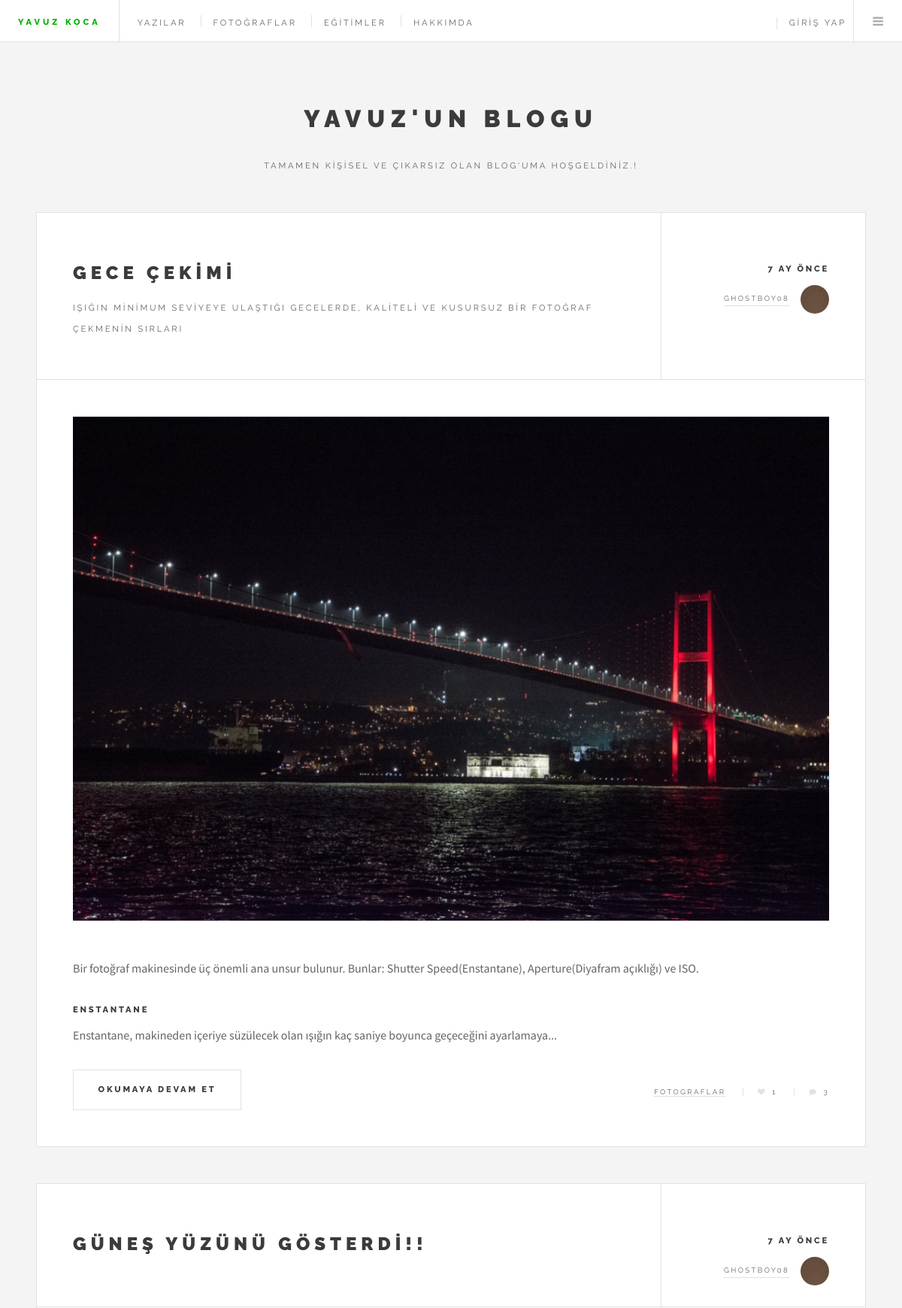
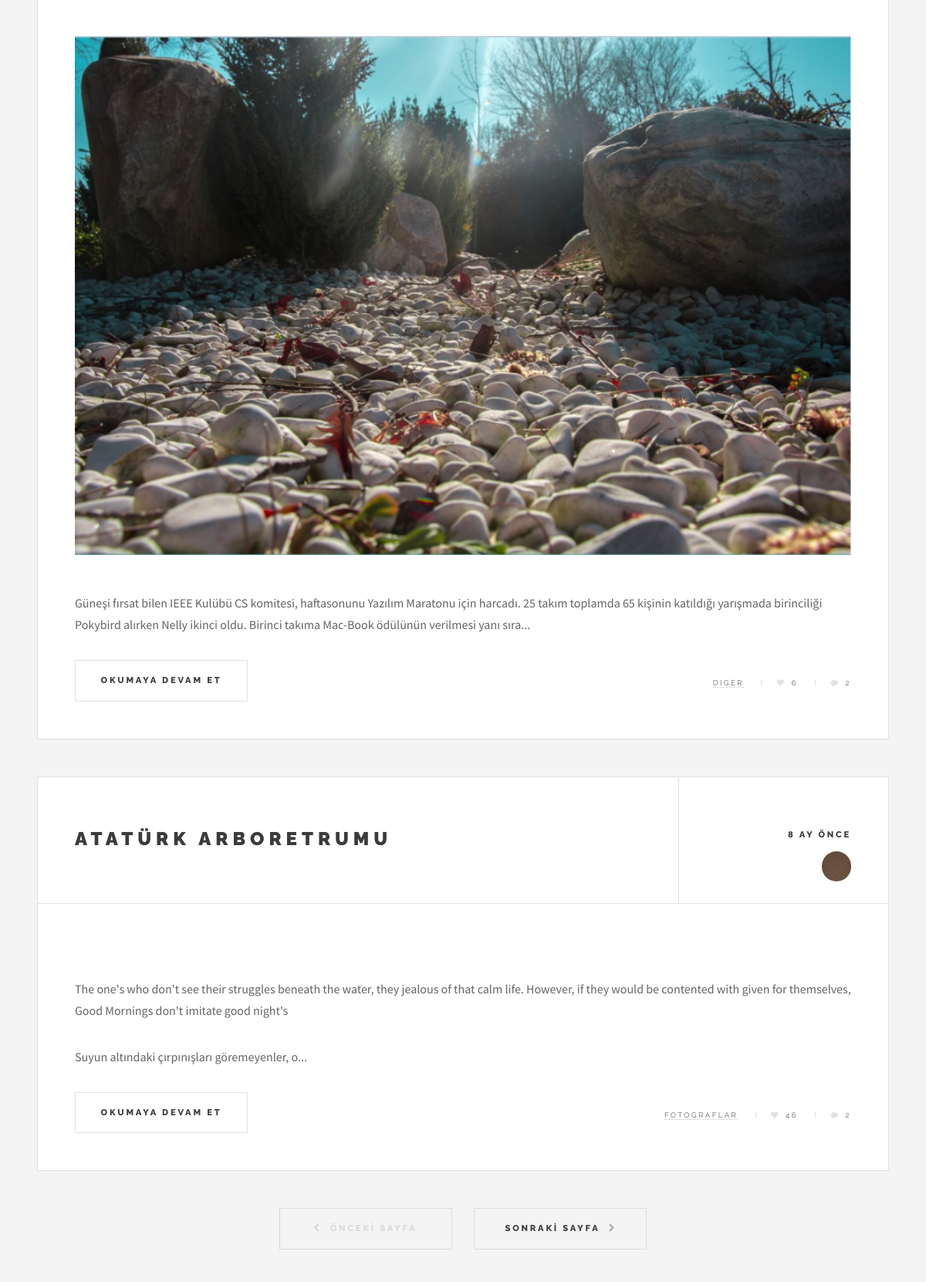
The page / (upper part) on the database its author committed (2 pictures, top to bottom).
### tables this page shows
CREATE TABLE IF NOT EXISTS `yazilar` (
  `id` int(11) NOT NULL AUTO_INCREMENT,
  `baslik` text NOT NULL,
  `alt_baslik` text NOT NULL,
  `icerik` text NOT NULL,
  `yazan` int(11) NOT NULL,
  `tarih` timestamp NOT NULL DEFAULT CURRENT_TIMESTAMP,
  `kategori` int(20) NOT NULL,
  `resim` text,
  PRIMARY KEY (`id`)
);

CREATE TABLE IF NOT EXISTS `kullanicilar` (
  `id` int(11) NOT NULL AUTO_INCREMENT,
  `adi` varchar(45) NOT NULL,
  `sifresi` text NOT NULL,
  `profil_resmi` text NOT NULL,
  `kayit_tarihi` timestamp NOT NULL DEFAULT CURRENT_TIMESTAMP,
  `yetki_id` int(11) NOT NULL,
  PRIMARY KEY (`id`)
);

CREATE TABLE IF NOT EXISTS `kategori` (
  `id` int(11) NOT NULL AUTO_INCREMENT,
  `kategori_adi` text NOT NULL,
  PRIMARY KEY (`id`)
);

CREATE TABLE IF NOT EXISTS `like_table` (
  `id` int(11) NOT NULL AUTO_INCREMENT,
  `yazi_id` int(11) NOT NULL,
  `number` int(11) NOT NULL,
  PRIMARY KEY (`id`)
);

### article.php (the view, shortened to what this page needs)
<article class="post">
	<header>
		<div class="title">
			<h2><a href="oku.php?id=<?php echo $satir['id']; ?>"><?php echo $satir["baslik"]; ?></a></h2>
			<?php if($satir["alt_baslik"]=="0"){}else{?>
			<p><?php echo $satir["alt_baslik"]; ?></p><?php }?>
		</div>
		<div class="meta">
			<time class="published" datetime="2015-11-01"><?php if(function_exists('yorum_ne_zaman')){yorum_ne_zaman();} ?></time>
			<a href="#" class="author"><span class="name"><?php echo $yazar["adi"]; ?></span><img src="images/avatar.jpg" alt="" /></a>
		</div>
	</header><?php if($satir["resim"]!="0"){ ?>
	<a href="oku.php?id=<?php echo $satir['id']; ?>" class="image featured"><img src="images/<?php  echo $satir["resim"];?>" alt="" /></a><?php } ?>
	<p><?php if(strlen($satir['icerik'])>260){echo substr($satir['icerik'],0,strpos($satir['icerik'], ' ', 260));}else{echo $satir['icerik'];} ?>...</p>
	<footer>
		<ul class="actions">
			<li><a href="oku.php?id=<?php echo $satir['id']; ?>" class="button big">Okumaya devam et</a></li>
		</ul>
		<ul class="stats">
			<li><a href="<?php echo $kategori["kategori_adi"]; ?>.php"><?php echo strtoupper($kategori["kategori_adi"]); ?></a></li>
			<li><a href="javascript:;" id="like<?php echo $satir['id']; ?>" class="icon fa-heart" ><?php echo $begeni['number']; ?></a></li>
			<li><a href="oku.php?id=<?php echo $satir['id']; ?>#son" id="sona_git" class="icon fa-comment"><?php echo $comments; ?></a></li>
		</ul>
	</footer>
</article>

### index.php (shortened to what this page needs)
<?php
include_once('header.php');
?>
					<div id="main">
						<?php
							include_once("baglanti.php");
							$yazilari_secme2 = mysqli_query($con, "SELECT * FROM `yazilar` ORDER BY `yazilar`.`tarih` DESC ");
							$yazilarin_sayisi = mysqli_num_rows($yazilari_secme2);
							$how_many = 3;
							$page = (isset($_GET['page'])) ? (int)$_GET['page'] : 1;
							$page = floor($page);
							$from_where = $how_many * ($page - 1);
							$yazilari_secme = mysqli_query($con, "SELECT * FROM `yazilar` ORDER BY `yazilar`.`tarih` DESC LIMIT ".$how_many." OFFSET ".$from_where." ");
							while($satir = mysqli_fetch_assoc($yazilari_secme)){
								if (!function_exists('yorum_ne_zaman')) {
								function yorum_ne_zaman(){
									$yorum_zamani = $GLOBALS['a'];$yil_ay = explode("-",$yorum_zamani);$new = $yil_ay[2];$gun = explode(" ",$new);
									$asd = $gun[1];$saat_dakika_saniye = explode(":",$asd);$now = date('d-m-Y');$now_gun_ay_yil = explode('-',$now);
									date_default_timezone_set('Asia/Baghdad');$saat = date("H:i:s");$now_saat_dakika_saniye = explode(':',$saat);
										$saniye_farki = $now_saat_dakika_saniye[2]-$saat_dakika_saniye[2];
										if($saniye_farki<0){
											$saniye_farki += 60;
											$now_saat_dakika_saniye[1] -= 1;
										}$dakika_farki = $now_saat_dakika_saniye[1]-$saat_dakika_saniye[1];if($dakika_farki<0){$dakika_farki += 60;$now_saat_dakika_saniye[0] -= 1;}$saat_farki = $now_saat_dakika_saniye[0]-$saat_dakika_saniye[0];
								if($saat_farki<0){$saat_farki += 12;$now_gun_ay_yil[0] -= 1;}$gun_farki = $now_gun_ay_yil[0]-$gun[0];if($gun_farki<0){$gun_farki += 30;
								$now_gun_ay_yil[1] -= 1;}$ay_farki = $now_gun_ay_yil[1]-$yil_ay[1];if($ay_farki<0){$ay_farki += 12;
								$now_gun_ay_yil[2] -= 1;}$yil_farki = $now_gun_ay_yil[2]-$yil_ay[0];if($yil_farki >= 1){echo $yil_farki." yıl önce";}
										else if($ay_farki>=1){
											echo $ay_farki." ay önce";}
										else if($gun_farki>0){
											echo $gun_farki." gün önce";}else if($saat_farki>0){echo $saat_farki." saat önce";}else if($dakika_farki>0){echo $dakika_farki." dakika önce";
								}else if($saniye_farki>0){echo $saniye_farki." saniye önce";}
								}}
								$yazar_secme = mysqli_query($con, "SELECT * FROM `kullanicilar` WHERE `id` = '".$satir["yazan"]."'");
								$yazar = mysqli_fetch_assoc($yazar_secme);
								$kategori_secme = mysqli_query($con, "SELECT * FROM `kategori` WHERE `id` = '".$satir["kategori"]."'");
								$kategori = mysqli_fetch_assoc($kategori_secme);
								$id = $satir['id'];
								$yorum_secme = mysqli_query($con,"SELECT * FROM `yorumlar` WHERE `yazi_id` ='". mysqli_real_escape_string($con,$id)."' ORDER BY `id` DESC");
								$comments = mysqli_num_rows($yorum_secme);
								$begeni_secme = mysqli_query($con,"SELECT * FROM `like_table` WHERE `yazi_id` = '".$satir["id"]."' ");
								$begeni = mysqli_fetch_assoc($begeni_secme);
								include('article.php');
							}
							?>
							<ul class="actions pagination">
								<li><a href="index.php?page=<?php echo $page - 1 ?>" class="<?php if($page == 1){echo "disabled ";}else {echo " ";} ?>button big previous">Önceki Sayfa</a></li>
								<li><a href="index.php?page=<?php echo $page + 1 ?>" class="<?php if($page*$how_many > $yazilarin_sayisi){echo "disabled ";}else {echo "";} ?>button big next">Sonraki Sayfa</a></li>
							</ul>
					</div>
			<?php
							include_once('left_bar.php'); ?>
			</div>
	</body>
</html>

### rows shown on the page
yazilar: baslik "GECE ÇEKIMI", alt_baslik "IŞIĞIN MINIMUM SEVIYEYE ULAŞTIĞI GECELERDE, KALITELI VE KUSURSUZ BIR FOTOĞRAF ÇEKMENIN SIRLARI", ay_farki "7", kullanicilar.adi "GHOSTBOY08", resim (picture), icerik "Bir fotoğraf makinesinde üç önemli ana unsur bulunur. Bunlar: Shutter Speed(Enstantane), Aperture(Diyafram açıklığı) ve ISO. ENSTANTANE Enstantane, makineden içeriye süzülecek olan ışığın kaç saniye boyunca geçeceğini ayarlamaya", kategori.kategori_adi "FOTOGRAFLAR", like_table.number "1", comments "3"
yazilar: baslik "GÜNEŞ YÜZÜNÜ GÖSTERDI!!", ay_farki "7", kullanicilar.adi "GHOSTBOY08", resim (picture), icerik "Güneşi fırsat bilen IEEE Kulübü CS komitesi, haftasonunu Yazılım Maratonu için harcadı. 25 takım toplamda 65 kişinin katıldığı yarışmada birinciliği Pokybird alırken Nelly ikinci oldu. Birinci takıma Mac-Book ödülünün verilmesi yanı sıra", kategori.kategori_adi "DIGER", like_table.number "6", comments "2"
yazilar: baslik "ATATÜRK ARBORETRUMU", ay_farki "8", icerik "The one's who don't see their struggles beneath the water, they jealous of that calm life. However, if they would be contented with given for themselves, Good Mornings don't imitate good night's Suyun altındaki çırpınışları göremeyenler, o", kategori.kategori_adi "FOTOGRAFLAR", like_table.number "46", comments "2"
